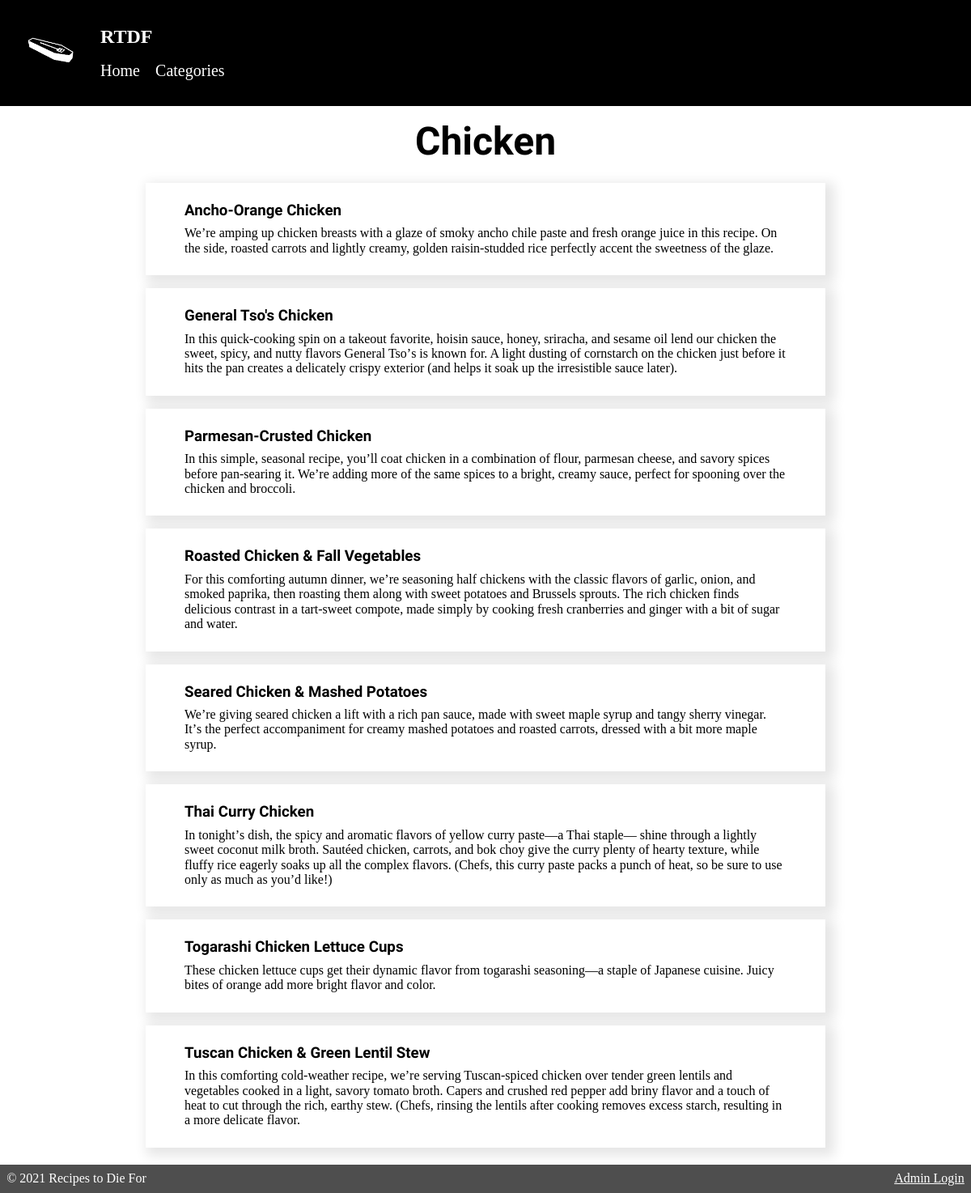
/final/categoryopen.php?recipe_category=Chicken, run on the app's committed database.
### tables this page shows
CREATE TABLE `recipe` (
  `id` int(11) NOT NULL,
  `recipe_title` varchar(250) NOT NULL,
  `recipe_desc` varchar(600) NOT NULL,
  `recipe_steps` varchar(4000) NOT NULL,
  `recipe_category` varchar(250) NOT NULL,
  `file_path` varchar(250) NOT NULL,
  `date_created` datetime NOT NULL,
  `date_updated` datetime NOT NULL
);

### final/category-build.php (the view)
<h1 class="open-cat-title"><?php echo $category ?></h1>
<?php
while ($row = mysqli_fetch_assoc($results)) {
  echo "<a href='recipe.php?id=" . $row['id'] . "'>";
	echo "<div class='category-card'>";
	echo "<h3>".$row['recipe_title']."</h3> <p>".$row['recipe_desc']."</p>";
	echo "</div>";
	echo "</a>";
}
?>

### final/includes/header.php (shortened to what this page needs)
<!DOCTYPE html>
<html lang="en">
<head>
  <link rel="stylesheet" href="css/normalize.css" type="text/css">
  <link rel="stylesheet" href="css/main.css?v=<?php echo time(); ?>" type="text/css">
</head>
<nav>
  <div class="nav-container">
  <a href="index.php"><img class="logo" src="images/logologo1.png" alt="logo"></a>
  <ul class="ul-center">
    <h2 id="dashboard-title">RTDF</h2>
    <li><a class="<?php if ( $active_page == 'home' ) {echo 'active';} ?>" href="index.php">Home</a></li>
    <li><a class="<?php if ( $active_page == 'category' ) {echo 'active';} ?>" href="category.php">Categories</a></li>
  </ul>
  </div>
</nav>

### final/categoryopen.php (shortened to what this page needs)
<?php
include_once 'includes/header.php';
if (isset($_GET['recipe_category'])) {
  $category = $_GET['recipe_category'];
  $query = 'SELECT * ';
  $query .= 'FROM recipe ';
  $query .= "WHERE recipe_category=" . "'${category}'";
  $results = mysqli_query($db_connection, $query);
} else {
}
?>
<body>
<div class="cat-container">
<?php
        if ($results && $results->num_rows > 0) {
            include 'category-build.php';
        } else {
        echo '<p>Category "' . $category . '" does not exist.</p>';
    }
    ?>
</div>
<?php include 'includes/footer.php' ?>

### final/includes/footer.php (shortened to what this page needs)
</body>
  <footer>
    <p>&copy; <?php echo date("Y"); ?> Recipes to Die For</p>
    <a href="admin/login.php">Admin Login</a>
  </footer>
</html>

### final/css/main.css (style rules this page uses)
* { box-sizing: border-box; margin: 0; padding: 0; }
nav { background-color: black; width: 100%; padding: 1rem; }
.nav-container { display: flex; flex-direction: row; }
.nav-container ul { padding: 1rem }
.nav-container li { float: left; padding-right: 1.2rem; }
.nav-container img { width: 60px; }
h1 { margin: 0; font-size: 3rem; padding-bottom: 0.5rem; font-family: 'Zen Antique Soft', serif; }
h3 { font-family: 'Zen Antique Soft', serif; padding-bottom: 0.5rem; }
a { text-decoration: none; }
img { max-width: 100%; }
.logo { padding: 1rem 0; margin: 0 1rem; }
footer { display: flex; position: fixed; bottom: 0; justify-content: space-between; color: white; padding: 5px; background-color: rgb(78, 78, 78); width: 100%; }
footer p { padding: 0.2rem; }
body { margin-bottom: 3rem; }
footer a { color: white; text-decoration: underline; padding: 0.2rem; }
#dashboard-title { color: white; margin-bottom: 1rem; }
.nav-container ul a { color: white; font-size: 1.25rem; }
.category-card { display: flex; flex-direction: column; background-image: linear-gradient(rgb(0, 0, 0), rgb(0, 0, 0)); background-position: 0% 100%; background-repeat: no-repeat; background-size: 0% 100%; display: flex; background-color: white; box-shadow: 6px 5px 14px 5px rgba(0,0,0,0.1); padding: 1.5rem 3rem; width: 70vw; color: rgb(0, 0, 0);; justify-content: center; transition: background-size .5s, color .5s; margin: 0.5rem; }
.cat-container { display: flex; flex-direction: column; align-items: center; }
.open-cat-title { padding: 1rem; }

### data on the page
recipe: recipe_title "Ancho-Orange Chicken", recipe_desc "Weʼre amping up chicken breasts with a glaze of smoky ancho chile paste and fresh orange juice in this recipe. On the side, roasted carrots and lightly creamy, golden raisin-studded rice perfectly accent the sweetness of the glaze."
recipe: recipe_title "General Tso's Chicken", recipe_desc "In this quick-cooking spin on a takeout favorite, hoisin sauce, honey, sriracha, and sesame oil lend our chicken the sweet, spicy, and nutty flavors General Tsoʼs is known for. A light dusting of cornstarch on the chicken just before it hits the pan creates a delicately crispy exterior (and helps it soak up the irresistible sauce later)."
recipe: recipe_title "Parmesan-Crusted Chicken", recipe_desc "In this simple, seasonal recipe, youʼll coat chicken in a combination of flour, parmesan cheese, and savory spices before pan-searing it. Weʼre adding more of the same spices to a bright, creamy sauce, perfect for spooning over the chicken and broccoli."
recipe: recipe_title "Roasted Chicken & Fall Vegetables", recipe_desc "For this comforting autumn dinner, weʼre seasoning half chickens with the classic flavors of garlic, onion, and smoked paprika, then roasting them along with sweet potatoes and Brussels sprouts. The rich chicken finds delicious contrast in a tart-sweet compote, made simply by cooking fresh cranberries and ginger with a bit of sugar and water."
recipe: recipe_title "Seared Chicken & Mashed Potatoes", recipe_desc "Weʼre giving seared chicken a lift with a rich pan sauce, made with sweet maple syrup and tangy sherry vinegar. Itʼs the perfect accompaniment for creamy mashed potatoes and roasted carrots, dressed with a bit more maple syrup."
recipe: recipe_title "Thai Curry Chicken", recipe_desc "In tonightʼs dish, the spicy and aromatic flavors of yellow curry paste—a Thai staple— shine through a lightly sweet coconut milk broth. Sautéed chicken, carrots, and bok choy give the curry plenty of hearty texture, while fluffy rice eagerly soaks up all the complex flavors. (Chefs, this curry paste packs a punch of heat, so be sure to use only as much as youʼd like!)"
recipe: recipe_title "Togarashi Chicken Lettuce Cups", recipe_desc "These chicken lettuce cups get their dynamic flavor from togarashi seasoning—a staple of Japanese cuisine. Juicy bites of orange add more bright flavor and color."
recipe: recipe_title "Tuscan Chicken & Green Lentil Stew", recipe_desc "In this comforting cold-weather recipe, weʼre serving Tuscan-spiced chicken over tender green lentils and vegetables cooked in a light, savory tomato broth. Capers and crushed red pepper add briny flavor and a touch of heat to cut through the rich, earthy stew. (Chefs, rinsing the lentils after cooking removes excess starch, resulting in a more delicate flavor."

### other printed values
$category "Chicken"
